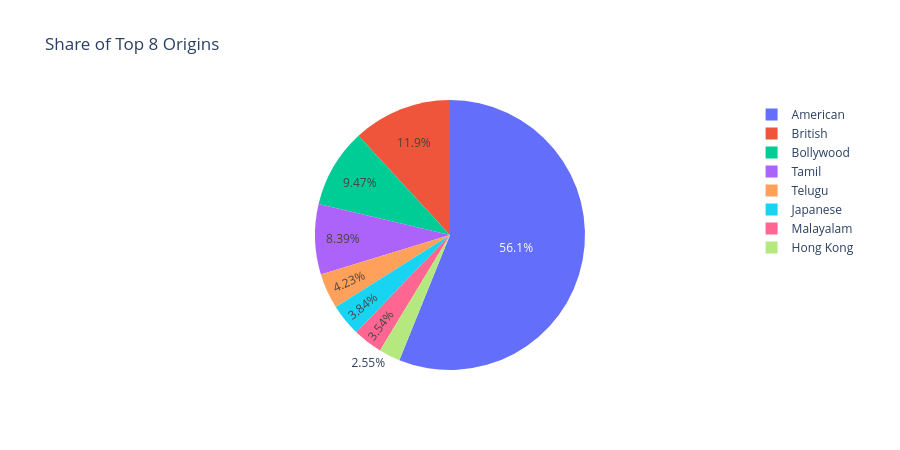

Notebook code cell kept with this figure:
### Code cell
# Proportion share
fig = px.pie(
    origin_counts.head(8).reset_index(),
    names="Origin/Ethnicity", values="count",
    title="Share of Top 8 Origins"
)
fig.update_layout(height=450)
fig.show()

### Figure 1 — Plotly figure (JSON) as saved in the notebook; plotly's stock layout.template omitted (floating-point values rounded to 4 significant figures)
{"data": [{"domain": {"x": [0.0, 1.0], "y": [0.0, 1.0]}, "hovertemplate": "Origin/Ethnicity=%{label}<br>count=%{value}<extra></extra>", "labels": ["American", "British", "Bollywood", "Tamil", "Telugu", "Japanese", "Malayalam", "Hong Kong"], "legendgroup": "", "name": "", "showlegend": true, "type": "pie", "values": [17377, 3670, 2931, 2599, 1311, 1188, 1095, 791]}], "layout": {"height": 450, "legend": {"tracegroupgap": 0}, "title": {"text": "Share of Top 8 Origins"}}}
